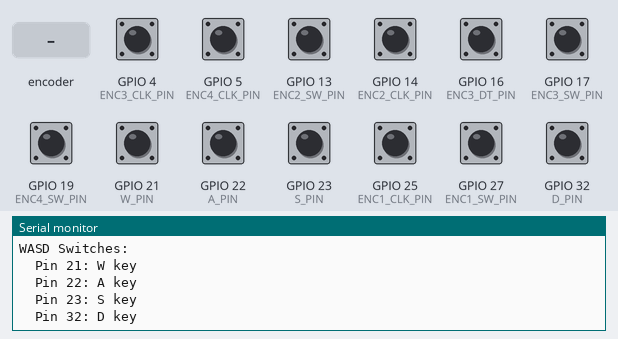
The sketch below on a simulated ESP32. Shown: the last lines printed to the serial monitor. Inputs (shaded band) come from the test bench; at power-on: GPIO 4 (ENC3_CLK_PIN), GPIO 5 (ENC4_CLK_PIN), GPIO 13 (ENC2_SW_PIN), GPIO 14 (ENC2_CLK_PIN), GPIO 16 (ENC3_DT_PIN), GPIO 17 (ENC3_SW_PIN), GPIO 19 (ENC4_SW_PIN), GPIO 21 (W_PIN), GPIO 22 (A_PIN), GPIO 23 (S_PIN), GPIO 25 (ENC1_CLK_PIN), GPIO 27 (ENC1_SW_PIN), GPIO 32 (D_PIN) HIGH. USB keyboard and mouse output is not drawn.

Above: at 1.3 s.
1.4 s: rotary encoder on GPIO 4 (ENC3_CLK_PIN) / GPIO 26 (ENC1_DT_PIN) turned 1 step (first pin leading)
At 2.3 s:
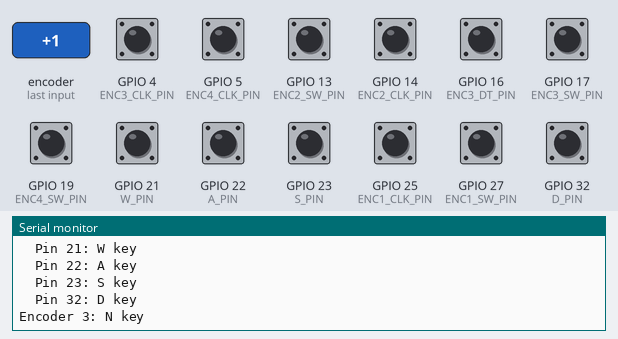
3.1 s: GPIO 13 (ENC2_SW_PIN) pulled LOW for 0.15 s
At 4.4 s:
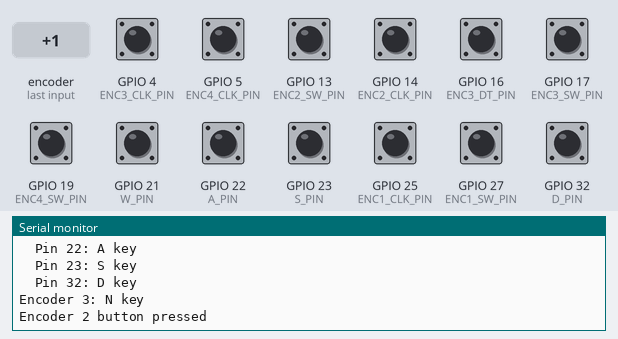
4.7 s: GPIO 21 (W_PIN) pulled LOW for 0.15 s
At 6.0 s:
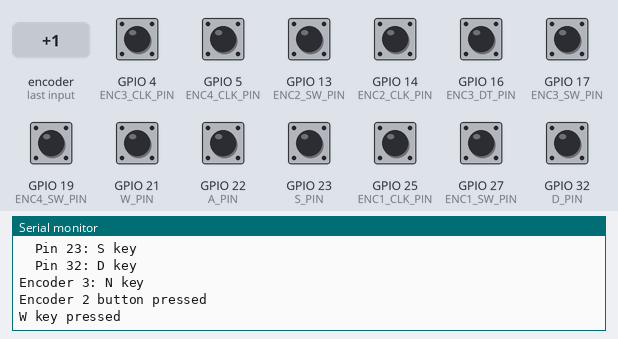
6.3 s: GPIO 22 (A_PIN) pulled LOW for 0.15 s
At 7.2 s:
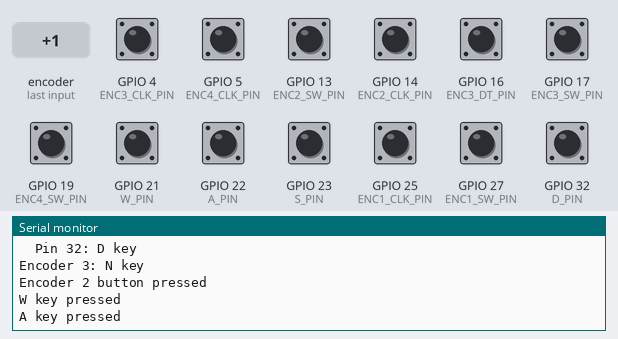
7.9 s: GPIO 23 (S_PIN) pulled LOW for 0.15 s
At 8.4 s:
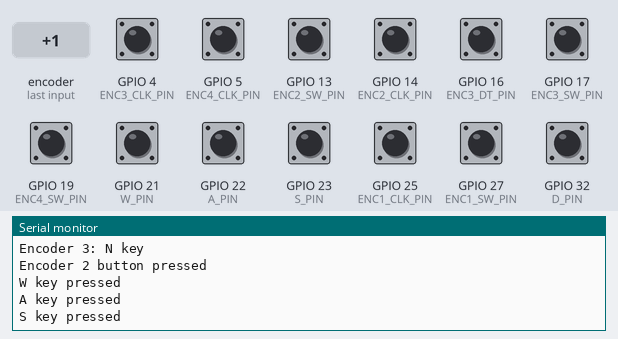
9.5 s: GPIO 32 (D_PIN) pulled LOW for 0.15 s
At 10.8 s:
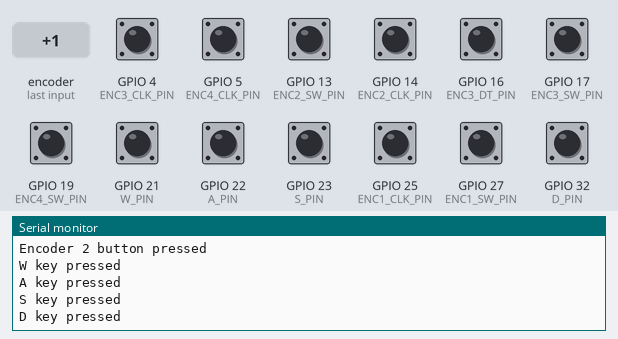

Measured:
- after the input at 1.4 s, the serial monitor: prints a new line after 0.06 s (image 1)
- after the input at 3.1 s, the serial monitor: prints a new line after 0.05 s (image 2)
- after the input at 4.7 s, the serial monitor: prints a new line after 0.06 s (image 3)
- after the input at 6.3 s, the serial monitor: prints a new line after 0.06 s (image 4)
- after the input at 7.9 s, the serial monitor: prints a new line after 0.06 s (image 5)
- after the input at 9.5 s, the serial monitor: prints a new line after 0.06 s (image 6)

The sketch:

controllerRotary.ino
```cpp
// Libraries
#include <ezButton.h>
#include <BleKeyboard.h>

BleKeyboard bleKeyboard;

// Encoder 1 pins
#define ENC1_CLK_PIN 25
#define ENC1_DT_PIN  26
#define ENC1_SW_PIN  27

// Encoder 2 pins
#define ENC2_CLK_PIN 14
#define ENC2_DT_PIN  15
#define ENC2_SW_PIN  13

// Encoder 3 pins
#define ENC3_CLK_PIN 4
#define ENC3_DT_PIN  16
#define ENC3_SW_PIN  17

// Encoder 4 pins
#define ENC4_CLK_PIN 5
#define ENC4_DT_PIN  18
#define ENC4_SW_PIN  19

// WASD pins
#define W_PIN 21
#define A_PIN 22
#define S_PIN 23
#define D_PIN 32

// State variables
int enc1_CLK_state, enc1_prev_CLK_state;
int enc2_CLK_state, enc2_prev_CLK_state;
int enc3_CLK_state, enc3_prev_CLK_state;
int enc4_CLK_state, enc4_prev_CLK_state;

// Button objects
ezButton button1(ENC1_SW_PIN);
ezButton button2(ENC2_SW_PIN);
ezButton button3(ENC3_SW_PIN);
ezButton button4(ENC4_SW_PIN);

// WASD buttons
ezButton buttonW(W_PIN);
ezButton buttonA(A_PIN);
ezButton buttonS(S_PIN);
ezButton buttonD(D_PIN);

void setup() {
  Serial.begin(19200);

  // Init BLE
  bleKeyboard.begin();

  // Setup encoder 1
  pinMode(ENC1_CLK_PIN, INPUT);
  pinMode(ENC1_DT_PIN, INPUT);
  button1.setDebounceTime(50);
  enc1_prev_CLK_state = digitalRead(ENC1_CLK_PIN);

  // Setup encoder 2
  pinMode(ENC2_CLK_PIN, INPUT);
  pinMode(ENC2_DT_PIN, INPUT);
  button2.setDebounceTime(50);
  enc2_prev_CLK_state = digitalRead(ENC2_CLK_PIN);

  // Setup encoder 3
  pinMode(ENC3_CLK_PIN, INPUT);
  pinMode(ENC3_DT_PIN, INPUT);
  button3.setDebounceTime(50);
  enc3_prev_CLK_state = digitalRead(ENC3_CLK_PIN);

  // Setup encoder 4
  pinMode(ENC4_CLK_PIN, INPUT);
  pinMode(ENC4_DT_PIN, INPUT);
  button4.setDebounceTime(50);
  enc4_prev_CLK_state = digitalRead(ENC4_CLK_PIN);

  // Setup WASD buttons
  pinMode(W_PIN, INPUT_PULLUP);
  pinMode(A_PIN, INPUT_PULLUP);
  pinMode(S_PIN, INPUT_PULLUP);
  pinMode(D_PIN, INPUT_PULLUP);
  buttonW.setDebounceTime(50);
  buttonA.setDebounceTime(50);
  buttonS.setDebounceTime(50);
  buttonD.setDebounceTime(50);

  // Print info
  Serial.println("Multi-Encoder + WASD Controller Ready!");
  Serial.println("Encoders:");
  Serial.println("  Encoder 1 (25,26,27): Left/Right arrows");
  Serial.println("  Encoder 2 (14,12,13): Up/Down arrows");
  Serial.println("  Encoder 3 (4,16,17): N/M keys");
  Serial.println("  Encoder 4 (5,18,19): K/L keys");
  Serial.println("WASD Switches:");
  Serial.println("  Pin 21: W key");
  Serial.println("  Pin 22: A key");
  Serial.println("  Pin 23: S key");
  Serial.println("  Pin 32: D key");
}

void loop() {
  // Update buttons
  button1.loop();
  button2.loop();
  button3.loop();
  button4.loop();

  // Update WASD
  buttonW.loop();
  buttonA.loop();
  buttonS.loop();
  buttonD.loop();

  // Handle encoders
  handleEncoder1();
  handleEncoder2();
  handleEncoder3();
  handleEncoder4();

  // Check button presses
  checkButtons();

  // Check WASD
  checkWASDSwitches();
}

// Left/Right arrows
void handleEncoder1() {
  enc1_CLK_state = digitalRead(ENC1_CLK_PIN);

  if (enc1_CLK_state != enc1_prev_CLK_state && enc1_CLK_state == HIGH) {
    if (digitalRead(ENC1_DT_PIN) == HIGH) {
      // Left arrow
      if (bleKeyboard.isConnected()) {
        bleKeyboard.press(KEY_LEFT_ARROW);
        delay(10);
        bleKeyboard.releaseAll();
      }
      Serial.println("Encoder 1: Left Arrow");
    } else {
      // Right arrow
      if (bleKeyboard.isConnected()) {
        bleKeyboard.press(KEY_RIGHT_ARROW);
        delay(10);
        bleKeyboard.releaseAll();
      }
      Serial.println("Encoder 1: Right Arrow");
    }
  }
  enc1_prev_CLK_state = enc1_CLK_state;
}

// Up/Down arrows
void handleEncoder2() {
  enc2_CLK_state = digitalRead(ENC2_CLK_PIN);

  if (enc2_CLK_state != enc2_prev_CLK_state && enc2_CLK_state == HIGH) {
    if (digitalRead(ENC2_DT_PIN) == HIGH) {
      // Down arrow
      if (bleKeyboard.isConnected()) {
        bleKeyboard.press(KEY_DOWN_ARROW);
        delay(10);
        bleKeyboard.releaseAll();
      }
      Serial.println("Encoder 2: Down Arrow");
    } else {
      // Up arrow
      if (bleKeyboard.isConnected()) {
        bleKeyboard.press(KEY_UP_ARROW);
        delay(10);
        bleKeyboard.releaseAll();
      }
      Serial.println("Encoder 2: Up Arrow");
    }
  }
  enc2_prev_CLK_state = enc2_CLK_state;
}

// N/M keys
void handleEncoder3() {
  enc3_CLK_state = digitalRead(ENC3_CLK_PIN);

  if (enc3_CLK_state != enc3_prev_CLK_state && enc3_CLK_state == HIGH) {
    if (digitalRead(ENC3_DT_PIN) == HIGH) {
      // N key
      if (bleKeyboard.isConnected()) {
        bleKeyboard.press('n');
        delay(10);
        bleKeyboard.releaseAll();
      }
      Serial.println("Encoder 3: N key");
    } else {
      // M key
      if (bleKeyboard.isConnected()) {
        bleKeyboard.press('m');
        delay(10);
        bleKeyboard.releaseAll();
      }
      Serial.println("Encoder 3: M key");
    }
  }
  enc3_prev_CLK_state = enc3_CLK_state;
}

// K/L keys
void handleEncoder4() {
  enc4_CLK_state = digitalRead(ENC4_CLK_PIN);

  if (enc4_CLK_state != enc4_prev_CLK_state && enc4_CLK_state == HIGH) {
    if (digitalRead(ENC4_DT_PIN) == HIGH) {
      // K key
      if (bleKeyboard.isConnected()) {
        bleKeyboard.press('k');
        delay(10);
        bleKeyboard.releaseAll();
      }
      Serial.println("Encoder 4: K key");
    } else {
      // L key
      if (bleKeyboard.isConnected()) {
        bleKeyboard.press('l');
        delay(10);
        bleKeyboard.releaseAll();
      }
      Serial.println("Encoder 4: L key");
    }
  }
  enc4_prev_CLK_state = enc4_CLK_state;
}

// Encoder buttons
void checkButtons() {
  if (button1.isPressed()) {
    Serial.println("Encoder 1 button pressed");
  }

  if (button2.isPressed()) {
    Serial.println("Encoder 2 button pressed");
  }

  if (button3.isPressed()) {
    Serial.println("Encoder 3 button pressed");
  }

  if (button4.isPressed()) {
    Serial.println("Encoder 4 button pressed");
  }
}

// WASD buttons
void checkWASDSwitches() {
  if (buttonW.isPressed()) {
    if (bleKeyboard.isConnected()) {
      bleKeyboard.press('w');
      delay(10);
      bleKeyboard.releaseAll();
    }
    Serial.println("W key pressed");
  }

  if (buttonA.isPressed()) {
    if (bleKeyboard.isConnected()) {
      bleKeyboard.press('a');
      delay(10);
      bleKeyboard.releaseAll();
    }
    Serial.println("A key pressed");
  }

  if (buttonS.isPressed()) {
    if (bleKeyboard.isConnected()) {
      bleKeyboard.press('s');
      delay(10);
      bleKeyboard.releaseAll();
    }
    Serial.println("S key pressed");
  }

  if (buttonD.isPressed()) {
    if (bleKeyboard.isConnected()) {
      bleKeyboard.press('d');
      delay(10);
      bleKeyboard.releaseAll();
    }
    Serial.println("D key pressed");
  }
}
```
